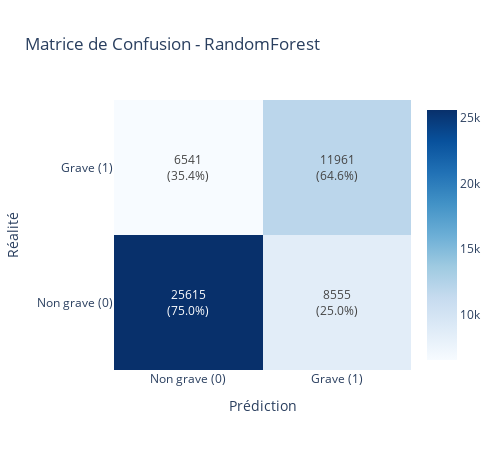
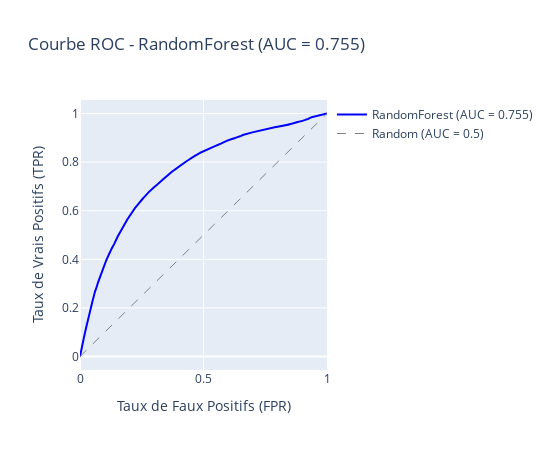
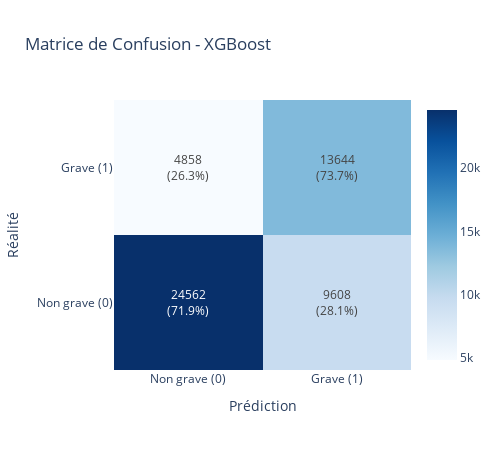
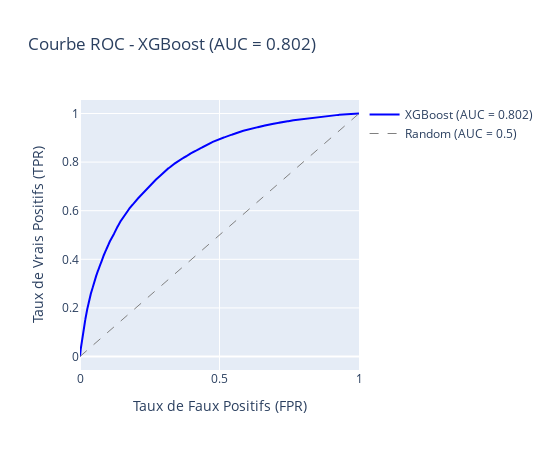

The cell these charts' notebook holds for them, in order:
### Markdown cell above
### 4.1.1 Visualisations des résultats baseline

Pour chaque modèle, on affiche :
- **Matrice de confusion** : répartition des prédictions (TP, TN, FP, FN)
- **Courbe ROC** : compromis entre sensibilité (TPR) et spécificité (1-FPR)

**Lecture de la matrice de confusion :**
| Zone | Signification |
|------|---------------|
| Diagonale | Prédictions correctes |
| Haut-droite (FP) | Fausses alertes |
| Bas-gauche (FN) | Cas graves manqués |

### Code cell
# === VISUALISATIONS : Matrices de confusion et courbes ROC ===
labels_binary = ['Non grave (0)', 'Grave (1)']

for name, preds in predictions_acc_bin.items():
    print(f"\n{'='*60}")
    print(f"📊 {name} - Visualisations")
    print('='*60)
    
    # Matrice de confusion
    plot_confusion_matrix(y_test_acc, preds['y_pred'], f"{name}", labels_binary)
    
    # Courbe ROC
    plot_roc_curve(y_test_acc, preds['y_proba'], f"{name}")

### Figure 1 — Plotly figure (JSON) as saved in the notebook; plotly's stock layout.template omitted (floating-point values rounded to 4 significant figures)
{"data": [{"colorscale": [[0, "rgb(247,251,255)"], [0.125, "rgb(222,235,247)"], [0.25, "rgb(198,219,239)"], [0.375, "rgb(158,202,225)"], [0.5, "rgb(107,174,214)"], [0.625, "rgb(66,146,198)"], [0.75, "rgb(33,113,181)"], [0.875, "rgb(8,81,156)"], [1, "rgb(8,48,107)"]], "showscale": true, "text": [["25615<br>(75.0%)", "8555<br>(25.0%)"], ["6541<br>(35.4%)", "11961<br>(64.6%)"]], "texttemplate": "%{text}", "type": "heatmap", "x": ["Non grave (0)", "Grave (1)"], "y": ["Non grave (0)", "Grave (1)"], "z": [[25615, 8555], [6541, 11961]]}], "layout": {"height": 450, "title": {"text": "Matrice de Confusion - RandomForest"}, "width": 500, "xaxis": {"title": {"text": "Prédiction"}}, "yaxis": {"title": {"text": "Réalité"}}}}

### Figure 2 — Plotly figure (JSON) as saved in the notebook; plotly's stock layout.template omitted (floating-point values rounded to 4 significant figures; data arrays with more than 128 entries replaced by an {"elided": "..."} marker saying what was removed)
{"data": [{"line": {"color": "blue", "width": 2}, "mode": "lines", "name": "RandomForest (AUC = 0.755)", "type": "scatter", "x": {"elided": "13982 float values"}, "y": {"elided": "13982 float values"}}, {"line": {"color": "gray", "dash": "dash", "width": 1}, "mode": "lines", "name": "Random (AUC = 0.5)", "type": "scatter", "x": [0, 1], "y": [0, 1]}], "layout": {"height": 450, "showlegend": true, "title": {"text": "Courbe ROC - RandomForest (AUC = 0.755)"}, "width": 550, "xaxis": {"title": {"text": "Taux de Faux Positifs (FPR)"}}, "yaxis": {"title": {"text": "Taux de Vrais Positifs (TPR)"}}}}

### Figure 3 — Plotly figure (JSON) as saved in the notebook; plotly's stock layout.template omitted (floating-point values rounded to 4 significant figures)
{"data": [{"colorscale": [[0, "rgb(247,251,255)"], [0.125, "rgb(222,235,247)"], [0.25, "rgb(198,219,239)"], [0.375, "rgb(158,202,225)"], [0.5, "rgb(107,174,214)"], [0.625, "rgb(66,146,198)"], [0.75, "rgb(33,113,181)"], [0.875, "rgb(8,81,156)"], [1, "rgb(8,48,107)"]], "showscale": true, "text": [["24562<br>(71.9%)", "9608<br>(28.1%)"], ["4858<br>(26.3%)", "13644<br>(73.7%)"]], "texttemplate": "%{text}", "type": "heatmap", "x": ["Non grave (0)", "Grave (1)"], "y": ["Non grave (0)", "Grave (1)"], "z": [[24562, 9608], [4858, 13644]]}], "layout": {"height": 450, "title": {"text": "Matrice de Confusion - XGBoost"}, "width": 500, "xaxis": {"title": {"text": "Prédiction"}}, "yaxis": {"title": {"text": "Réalité"}}}}

### Figure 4 — Plotly figure (JSON) as saved in the notebook; plotly's stock layout.template omitted (floating-point values rounded to 4 significant figures; data arrays with more than 128 entries replaced by an {"elided": "..."} marker saying what was removed)
{"data": [{"line": {"color": "blue", "width": 2}, "mode": "lines", "name": "XGBoost (AUC = 0.802)", "type": "scatter", "x": {"elided": "14987 float values"}, "y": {"elided": "14987 float values"}}, {"line": {"color": "gray", "dash": "dash", "width": 1}, "mode": "lines", "name": "Random (AUC = 0.5)", "type": "scatter", "x": [0, 1], "y": [0, 1]}], "layout": {"height": 450, "showlegend": true, "title": {"text": "Courbe ROC - XGBoost (AUC = 0.802)"}, "width": 550, "xaxis": {"title": {"text": "Taux de Faux Positifs (FPR)"}}, "yaxis": {"title": {"text": "Taux de Vrais Positifs (TPR)"}}}}
